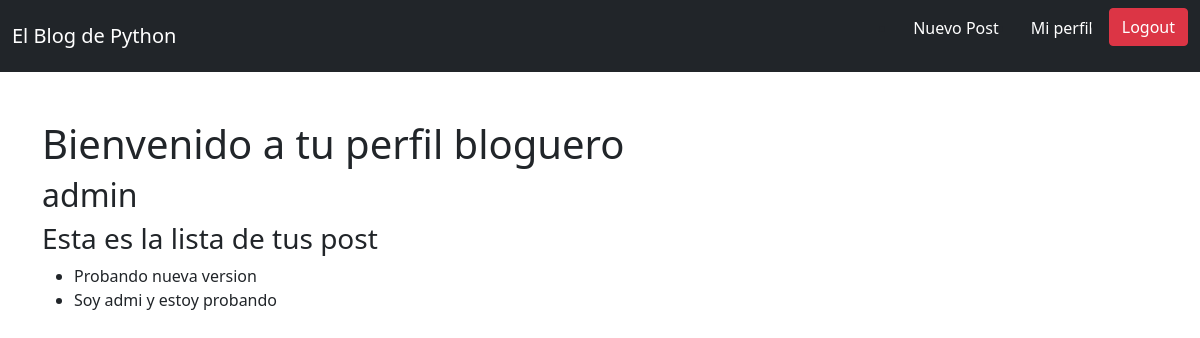
Before: /perfil/ (signed in) with the older database file.
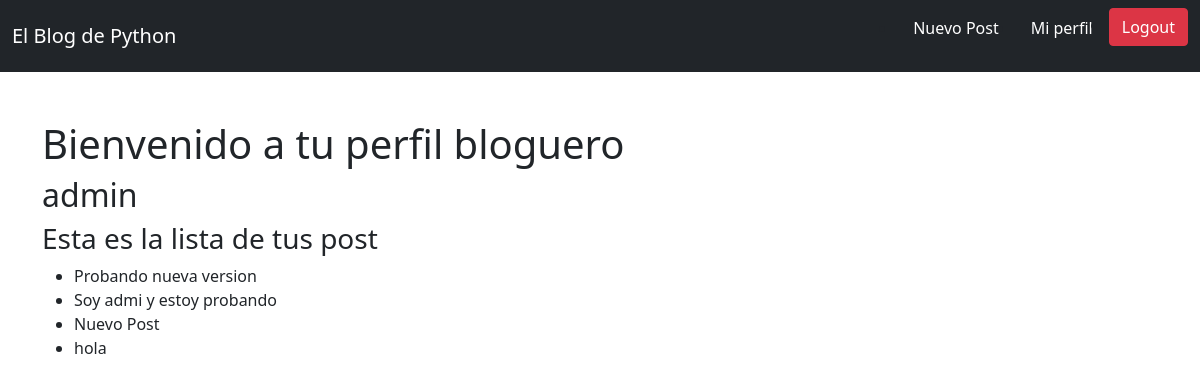
After: the same page with the newer database file.
### blog/models.py (models this page shows, shortened)
class Post(models.Model):
    title = models.CharField(max_length=100)
    content = models.TextField()
    author = models.ForeignKey(User, on_delete=models.CASCADE)
    created_at = models.DateTimeField(auto_now_add=True)

### blog/views.py (the view)
# urls.py: path('perfil/', profile, name='profile'),
@login_required
def profile(request):
    posts = Post.objects.filter(author_id=request.user)
    return render(request, 'blog/profile.html', {'posts': posts})

### templates/blog/profile.html (shortened to what this page needs)
{% extends 'blog/base.html' %}
{% block content%}
<h1>Bienvenido a tu perfil bloguero</h1>
<h2>{{user.username}}</h2>
<h3>Esta es la lista de tus post</h3>
<ul>
    {% for post in posts %}
    <li>{{post.title}}</li>
    {% empty %}
    <li>No tienes ningún post creado</li>
    {% endfor %}
</ul>
{% endblock %}

### templates/blog/base.html (shortened to what this page needs)
<!DOCTYPE html>
<html lang="en">
<head>
    <link href="https://cdn.jsdelivr.net/npm/bootstrap@5.0.2/dist/css/bootstrap.min.css" rel="stylesheet"
>
</head>
<body>
    <nav class="navbar navbar-dark bg-dark">
  <div class="container-fluid">
    <a  href="{% url 'post_list'%}" class="navbar-brand mb-0 h1">El Blog de Python</a>
    <ul class="d-flex">
        <li class="nav-item">
          <a class="nav-link text-white active" aria-current="page" href="{% url 'post_create'%}">Nuevo Post</a>
        </li>
        {% if user.is_authenticated %}
        <li class="nav-item">
          <a class="nav-link text-white active" aria-current="page" href="{% url 'profile'%}">Mi perfil</a>
        </li>
        <li class="nav-item">
          <form method="post" action="{% url 'logout'%}">{% csrf_token %}<button type="submit" class="btn btn-danger">Logout</button></form>
        </li>
          {% else %}
        <li class="nav-item">
          <a class="nav-link text-white" href="{% url 'login'%}">Login</a>
        </li>
          {% endif %}
        </ul>
  </div>
</nav>
    <div class="container mt-5">
        {% block content %}
        {% endblock %}
    </div>
</body>
</html>

Changed rows visible on the page:
added Post: title "Nuevo Post"
added Post: title "hola"
